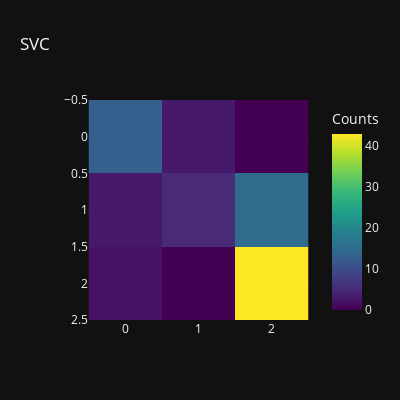

Write notebook code for a chart like this one.
### Code cell
models = [svm]
for model in models:
    model.fit(x_train, y_train)
    y_pred = model.predict(x_test)
    print(type(model).__name__,"Mean_absolute_error: ",mean_absolute_error(y_test, y_pred))
    print(type(model).__name__,"Mean_squared_error: ",mean_squared_error(y_test, y_pred))
    print(type(model).__name__,"Root_mean_squared_error: ",np.sqrt(mean_squared_error(y_test, y_pred)))
    print(type(model).__name__,"R2_score: ",r2_score(y_test, y_pred))
    print(type(model).__name__,"Classification_report: \n",classification_report(y_test, y_pred))
    

    fig=px.imshow(confusion_matrix(y_test, y_pred),color_continuous_scale="Viridis",title=type(model).__name__,
                  width=400,height=400,labels=dict(X="Predicted", Y="Actual", color="Counts"),template="plotly_dark")
    fig.show()

### Figure 1 — Plotly figure (JSON) as saved in the notebook; plotly's stock layout.template omitted (floating-point values rounded to 4 significant figures)
{"data": [{"coloraxis": "coloraxis", "hovertemplate": "x: %{x}<br>y: %{y}<br>Counts: %{z}<extra></extra>", "name": "0", "type": "heatmap", "xaxis": "x", "yaxis": "y", "z": [[13, 3, 0], [3, 5, 15], [2, 0, 43]]}], "layout": {"coloraxis": {"colorbar": {"title": {"text": "Counts"}}, "colorscale": [[0, "#440154"], [0.1111, "#482878"], [0.2222, "#3e4989"], [0.3333, "#31688e"], [0.4444, "#26828e"], [0.5556, "#1f9e89"], [0.6667, "#35b779"], [0.7778, "#6ece58"], [0.8889, "#b5de2b"], [1, "#fde725"]]}, "height": 400, "title": {"text": "SVC"}, "width": 400, "xaxis": {"anchor": "y", "constrain": "domain", "domain": [0, 1], "scaleanchor": "y"}, "yaxis": {"anchor": "x", "autorange": "reversed", "constrain": "domain", "domain": [0, 1]}}}
